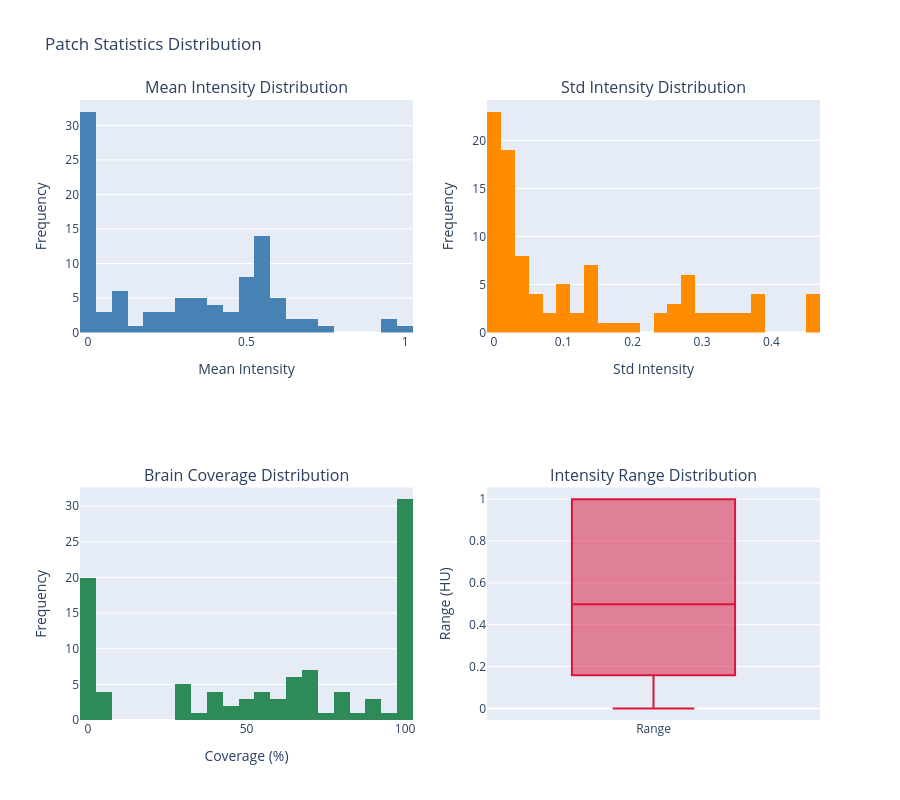

Notebook cell for this chart:
### Markdown cell above
## 4. ROI Patch Extraction Analysis

Extraction of 64x64x64 voxel patches centered on brain tissue center-of-mass.

### Code cell
# Analyze extracted patches
print("=" * 100)
print("PATCH EXTRACTION STATISTICS")
print("=" * 100)

if PATCHES_DIR.exists():
    patch_files = list(PATCHES_DIR.glob('*.h5'))
    print(f"\nTotal patches extracted: {len(patch_files):,}")
    print(f"Extraction success rate: {len(patch_files)/total_scans*100:.2f}%")
    
    if len(patch_files) > 0:
        # Sample patches for analysis
        sample_size = min(100, len(patch_files))
        sample_patches = np.random.choice(patch_files, sample_size, replace=False)
        
        patch_stats = []
        for patch_file in sample_patches:
            with h5py.File(patch_file, 'r') as f:
                patch = f['patches_64']['data'][0]
                
                # Compute statistics
                patch_stats.append({
                    'shape': patch.shape,
                    'mean': patch.mean(),
                    'std': patch.std(),
                    'min': patch.min(),
                    'max': patch.max(),
                    'nonzero_ratio': (patch != 0).sum() / patch.size
                })
        
        # Aggregate
        patch_stats_df = pd.DataFrame(patch_stats)
        
        print(f"\nPatch Dimensions (sample of {sample_size}):")
        print(f"  Expected: (64, 64, 64)")
        print(f"  Actual: {patch_stats[0]['shape']}")
        print(f"  All patches same size: {len(set([str(s['shape']) for s in patch_stats])) == 1}")
        
        print(f"\nIntensity Statistics (post-windowing, pre-normalization):")
        print(f"  Mean: {patch_stats_df['mean'].mean():.2f} ± {patch_stats_df['mean'].std():.2f}")
        print(f"  Std: {patch_stats_df['std'].mean():.2f} ± {patch_stats_df['std'].std():.2f}")
        print(f"  Range: [{patch_stats_df['min'].mean():.1f}, {patch_stats_df['max'].mean():.1f}]")
        
        print(f"\nBrain Coverage:")
        print(f"  Average non-zero ratio: {patch_stats_df['nonzero_ratio'].mean()*100:.2f}%")
        print(f"  Min coverage: {patch_stats_df['nonzero_ratio'].min()*100:.2f}%")
        print(f"  Max coverage: {patch_stats_df['nonzero_ratio'].max()*100:.2f}%")
        
        # Visualize distributions
        fig = make_subplots(
            rows=2, cols=2,
            subplot_titles=('Mean Intensity Distribution', 'Std Intensity Distribution',
                           'Brain Coverage Distribution', 'Intensity Range Distribution')
        )
        
        fig.add_trace(go.Histogram(x=patch_stats_df['mean'], nbinsx=30, name='Mean',
                                   marker_color='steelblue'), row=1, col=1)
        fig.add_trace(go.Histogram(x=patch_stats_df['std'], nbinsx=30, name='Std',
                                   marker_color='darkorange'), row=1, col=2)
        fig.add_trace(go.Histogram(x=patch_stats_df['nonzero_ratio']*100, nbinsx=30, name='Coverage',
                                   marker_color='seagreen'), row=2, col=1)
        fig.add_trace(go.Box(y=patch_stats_df['max'] - patch_stats_df['min'], name='Range',
                            marker_color='crimson'), row=2, col=2)
        
        fig.update_xaxes(title_text="Mean Intensity", row=1, col=1)
        fig.update_xaxes(title_text="Std Intensity", row=1, col=2)
        fig.update_xaxes(title_text="Coverage (%)", row=2, col=1)
        fig.update_yaxes(title_text="Frequency", row=1, col=1)
        fig.update_yaxes(title_text="Frequency", row=1, col=2)
        fig.update_yaxes(title_text="Frequency", row=2, col=1)
        fig.update_yaxes(title_text="Range (HU)", row=2, col=2)
        
        fig.update_layout(height=800, showlegend=False, title_text="Patch Statistics Distribution")
        fig.show()
    else:
        print("\nNo patch files found - preprocessing may not have been run yet")
    
else:
    print("\nWARNING: Patches directory not found")
    print(f"Expected location: {PATCHES_DIR}")

### Figure 1 — Plotly figure (JSON) as saved in the notebook; plotly's stock layout.template omitted (floating-point values rounded to 4 significant figures)
{"data": [{"marker": {"color": "steelblue"}, "name": "Mean", "nbinsx": 30, "type": "histogram", "x": [0.0, 0.5079, 0.6049, 0.1855, 0.5297, 0.3903, 0.4491, 0.2504, 0.008982, 0.008667, 0.6889, 0.5739, 0.0, 0.01082, 0.3766, 0.07672, 0.08059, 0.5238, 0.05902, 0.5502, 0.0, 0.5902, 0.455, 0.5103, 0.3738, 0.5277, 0.0, 0.0, 0.1205, 0.5732, 0.0, 0.5351, 0.09315, 0.1049, 0.2266, 0.6593, 0.05752, 0.000606, 0.1558, 0.0, 0.5941, 0.02007, 0.3556, 0.9302, 0.0, 0.302, 0.5522, 0.5413, 0.9987, 0.0, 0.5325, 0.2322, 0.3496, 0.003205, 0.001295, 0.005895, 0.0, 0.0, 0.299, 0.0, 0.4115, 0.007148, 0.5714, 0.001154, 0.9495, 0.0, 0.03089, 0.5216, 0.7401, 0.01311, 0.6064, 0.4925, 0.7035, 0.4806, 0.0, 0.1961, 0.6214, 0.6423, 0.549, 0.3073, 0.0, 0.5159, 0.007716, 0.0, 0.07642, 0.3552, 0.424, 0.5362, 0.5388, 0.004081, 0.0, 0.4447, 0.5289, 0.2882, 0.3581, 0.1803, 0.3244, 0.0, 0.5227, 0.0], "xaxis": "x", "yaxis": "y"}, {"marker": {"color": "darkorange"}, "name": "Std", "nbinsx": 30, "type": "histogram", "x": [0.0, 0.2014, 0.05345, 0.2822, 0.01982, 0.287, 0.2748, 0.3142, 0.01634, 0.03816, 0.09865, 0.03892, 0.0, 0.01864, 0.3452, 0.1458, 0.1375, 0.01461, 0.1059, 0.02236, 0.0, 0.0295, 0.3112, 0.01098, 0.2521, 0.01936, 0.0, 0.0, 0.134, 0.05603, 0.0, 0.04595, 0.1314, 0.1402, 0.2936, 0.1302, 0.1272, 0.004615, 0.2316, 0.0, 0.4693, 0.07159, 0.3758, 0.1507, 0.0, 0.3652, 0.03032, 0.03125, 0.01879, 0.0, 0.02002, 0.3418, 0.3812, 0.02315, 0.01139, 0.03176, 0.0, 0.0, 0.2697, 0.0, 0.376, 0.008588, 0.04313, 0.01098, 0.1048, 0.0, 0.06426, 0.01091, 0.09703, 0.009564, 0.09703, 0.1885, 0.08796, 0.2871, 0.0, 0.3044, 0.1413, 0.057, 0.03507, 0.4566, 0.0, 0.2544, 0.01389, 0.0, 0.1213, 0.2882, 0.4592, 0.01994, 0.02918, 0.006592, 0.0, 0.4527, 0.01608, 0.3808, 0.3524, 0.2727, 0.241, 0.0, 0.02197, 0.0], "xaxis": "x2", "yaxis": "y2"}, {"marker": {"color": "seagreen"}, "name": "Coverage", "nbinsx": 30, "type": "histogram", "x": [0.0, 99.94, 100.0, 68.7, 100.0, 65.62, 80.9, 39.06, 50.04, 63.69, 100.0, 100.0, 0.0, 77.6, 56.25, 69.99, 80.67, 100.0, 59.88, 100.0, 0.0, 100.0, 68.75, 100.0, 68.75, 100.0, 0.0, 0.0, 92.48, 100.0, 0.0, 100.0, 75.84, 87.65, 37.5, 100.0, 65.03, 4.504, 31.15, 0.0, 62.5, 35.99, 48.44, 100.0, 0.0, 42.19, 100.0, 100.0, 100.0, 0.0, 100.0, 60.82, 46.88, 2.271, 2.553, 3.841, 0.0, 0.0, 56.25, 0.0, 57.81, 72.15, 100.0, 3.836, 100.0, 0.0, 54.36, 100.0, 100.0, 68.67, 100.0, 87.5, 100.0, 83.86, 0.0, 29.69, 100.0, 100.0, 100.0, 31.25, 0.0, 96.01, 63.57, 0.0, 79.34, 67.83, 46.88, 100.0, 100.0, 31.91, 0.0, 50.0, 100.0, 37.5, 53.12, 31.64, 64.45, 0.0, 100.0, 0.0], "xaxis": "x3", "yaxis": "y3"}, {"marker": {"color": "crimson"}, "name": "Range", "type": "box", "xaxis": "x4", "y": [0.0, 1.0, 0.2805, 1.0, 0.172, 1.0, 1.0, 0.993, 0.148, 0.929, 0.4975, 0.392, 0.0, 0.4405, 1.0, 0.7305, 0.8605, 0.2405, 0.7125, 0.295, 0.0, 0.4975, 1.0, 0.24, 0.587, 0.1695, 0.0, 0.0, 0.7785, 0.4905, 0.0, 0.55, 0.828, 0.751, 0.879, 0.5, 1.0, 0.088, 0.5, 0.0, 1.0, 0.519, 1.0, 0.5, 0.0, 1.0, 0.363, 0.343, 0.4905, 0.0, 0.22, 1.0, 1.0, 0.223, 0.385, 0.229, 0.0, 0.0, 1.0, 0.0, 1.0, 0.123, 0.486, 0.2215, 0.5, 0.0, 0.612, 0.1455, 0.462, 0.0395, 0.5, 0.8745, 0.5, 1.0, 0.0, 1.0, 1.0, 0.397, 0.3645, 1.0, 0.0, 1.0, 0.64, 0.0, 0.732, 1.0, 1.0, 0.2755, 0.358, 0.0335, 0.0, 1.0, 0.9995, 1.0, 1.0, 1.0, 0.56, 0.0, 0.359, 0.0], "yaxis": "y4"}], "layout": {"annotations": [{"font": {"size": 16}, "showarrow": false, "text": "Mean Intensity Distribution", "x": 0.225, "xanchor": "center", "xref": "paper", "y": 1.0, "yanchor": "bottom", "yref": "paper"}, {"font": {"size": 16}, "showarrow": false, "text": "Std Intensity Distribution", "x": 0.775, "xanchor": "center", "xref": "paper", "y": 1.0, "yanchor": "bottom", "yref": "paper"}, {"font": {"size": 16}, "showarrow": false, "text": "Brain Coverage Distribution", "x": 0.225, "xanchor": "center", "xref": "paper", "y": 0.375, "yanchor": "bottom", "yref": "paper"}, {"font": {"size": 16}, "showarrow": false, "text": "Intensity Range Distribution", "x": 0.775, "xanchor": "center", "xref": "paper", "y": 0.375, "yanchor": "bottom", "yref": "paper"}], "height": 800, "showlegend": false, "title": {"text": "Patch Statistics Distribution"}, "xaxis": {"anchor": "y", "domain": [0.0, 0.45], "title": {"text": "Mean Intensity"}}, "xaxis2": {"anchor": "y2", "domain": [0.55, 1.0], "title": {"text": "Std Intensity"}}, "xaxis3": {"anchor": "y3", "domain": [0.0, 0.45], "title": {"text": "Coverage (%)"}}, "xaxis4": {"anchor": "y4", "domain": [0.55, 1.0]}, "yaxis": {"anchor": "x", "domain": [0.625, 1.0], "title": {"text": "Frequency"}}, "yaxis2": {"anchor": "x2", "domain": [0.625, 1.0], "title": {"text": "Frequency"}}, "yaxis3": {"anchor": "x3", "domain": [0.0, 0.375], "title": {"text": "Frequency"}}, "yaxis4": {"anchor": "x4", "domain": [0.0, 0.375], "title": {"text": "Range (HU)"}}}}
